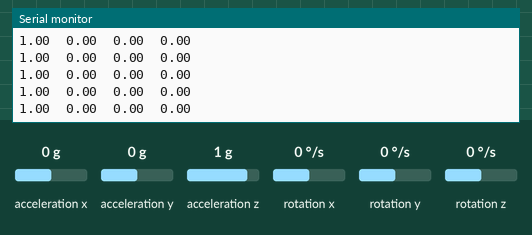
The sketch below on a simulated Arduino Uno, built with avr-gcc and run on an emulated ATmega328P. Parts: the last lines printed to the serial monitor. The inputs (shaded band) are chosen by the test bench; at power-on: acceleration y 0 g, acceleration x 0 g, acceleration z 1 g, rotation z 0 °/s, rotation x 0 °/s, rotation y 0 °/s.

Above: at 1.7 s.
1.8 s: acceleration y set to -1.4 g
At 2.7 s:
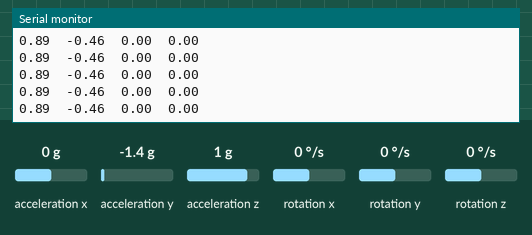
4.8 s: acceleration x set to -1.4 g
At 5.4 s:
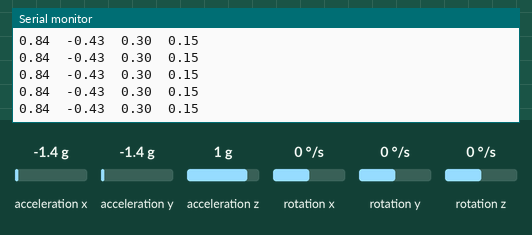
6.3 s: acceleration z set to -1.4 g
At 7.3 s:
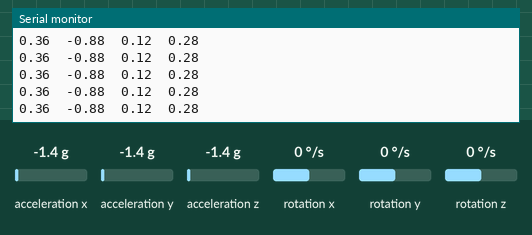
7.8 s: rotation z set to -192 °/s
At 8.8 s:
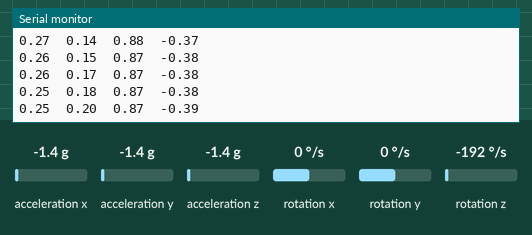
Timing chart, 0 to 10.3 s (numbered marks = the images above; inputs shaded):
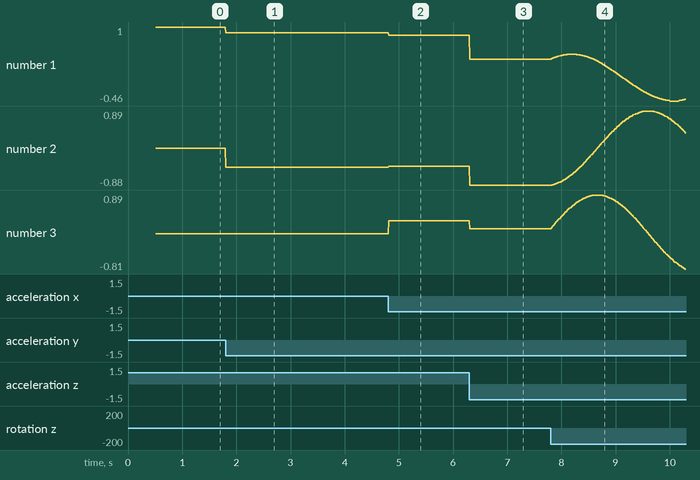

The sketch:

Q1S2.ino
```cpp
#include "I2Cdev.h"
#include "MPU6050_6Axis_MotionApps20.h"
#if I2CDEV_IMPLEMENTATION == I2CDEV_ARDUINO_WIRE
    #include "Wire.h"
#endif

MPU6050 mpu;

// quaternion components in a [w, x, y, z] format
#define OUTPUT_READABLE_QUATERNION

// yaw/pitch/roll angles (in degrees) calculated from the quaternions coming from the FIFO
#define OUTPUT_READABLE_YAWPITCHROLL

bool dmpReady = false;
uint8_t devStatus;
uint8_t fifoBuffer[64];

Quaternion q;                 // [w, x, y, z]         quaternion container
VectorFloat gravity;          // [x, y, z]            gravity vector
float ypr[3];                 // [yaw, pitch, roll]   yaw/pitch/roll container and gravity vector


void setup() {
    #if I2CDEV_IMPLEMENTATION == I2CDEV_ARDUINO_WIRE
        Wire.begin();
        Wire.setClock(400000);
    #elif I2CDEV_IMPLEMENTATION == I2CDEV_BUILTIN_FASTWIRE
        Fastwire::setup(400, true);
    #endif

    Serial.begin(115200);
    while (!Serial);

    Serial.println(F("Initializing I2C devices..."));
    mpu.initialize();

    Serial.println(F("Testing device connections..."));
    Serial.println(mpu.testConnection() ? F("MPU6050 connection successful") : F("MPU6050 connection failed"));

    Serial.println(F("Initializing DMP..."));
    devStatus = mpu.dmpInitialize();

    mpu.setXGyroOffset(220);
    mpu.setYGyroOffset(76);
    mpu.setZGyroOffset(-85);
    mpu.setZAccelOffset(1788);

    if (devStatus == 0) {
        mpu.CalibrateAccel(6);
        mpu.CalibrateGyro(6);
        mpu.PrintActiveOffsets();
        Serial.println(F("Enabling DMP..."));
        mpu.setDMPEnabled(true);

        dmpReady = true;
    }
    else {
        Serial.print(F("DMP Initialization failed (code "));
        Serial.print(devStatus);
        Serial.println(F(")"));
    }
}


void loop() {
    if (!dmpReady) return;
    // read a packet from FIFO
    if (mpu.dmpGetCurrentFIFOPacket(fifoBuffer)) {
          // display quaternion values in easy matrix form: w x y z
          mpu.dmpGetQuaternion(&q, fifoBuffer);
          Serial.print(q.w);
          Serial.print("\t");
          Serial.print(q.x);
          Serial.print("\t");
          Serial.print(q.y);
          Serial.print("\t");
          Serial.println(q.z);
    }
}
```

Measured:
- after the input at 1.8 s, the serial monitor: prints a new line at once (image 1)
- after the input at 4.8 s, the serial monitor: prints a new line at once (image 2)
- after the input at 6.3 s, the serial monitor: prints a new line at once (image 3)
- after the input at 7.8 s, the serial monitor: prints a new line at once (image 4)
- plotted number 1: 1 → 0.89 after the input at 1.8 s, 0.89 → 0.84 after the input at 4.8 s, 0.84 → 0.36 after the input at 6.3 s
- plotted number 2: 0 → -0.46 after the input at 1.8 s, -0.46 → -0.43 after the input at 4.8 s, -0.43 → -0.88 after the input at 6.3 s
- plotted number 3: 0 → 0.3 after the input at 4.8 s, 0.3 → 0.12 after the input at 6.3 s, 0.12 → -0.81 after the input at 7.8 s
